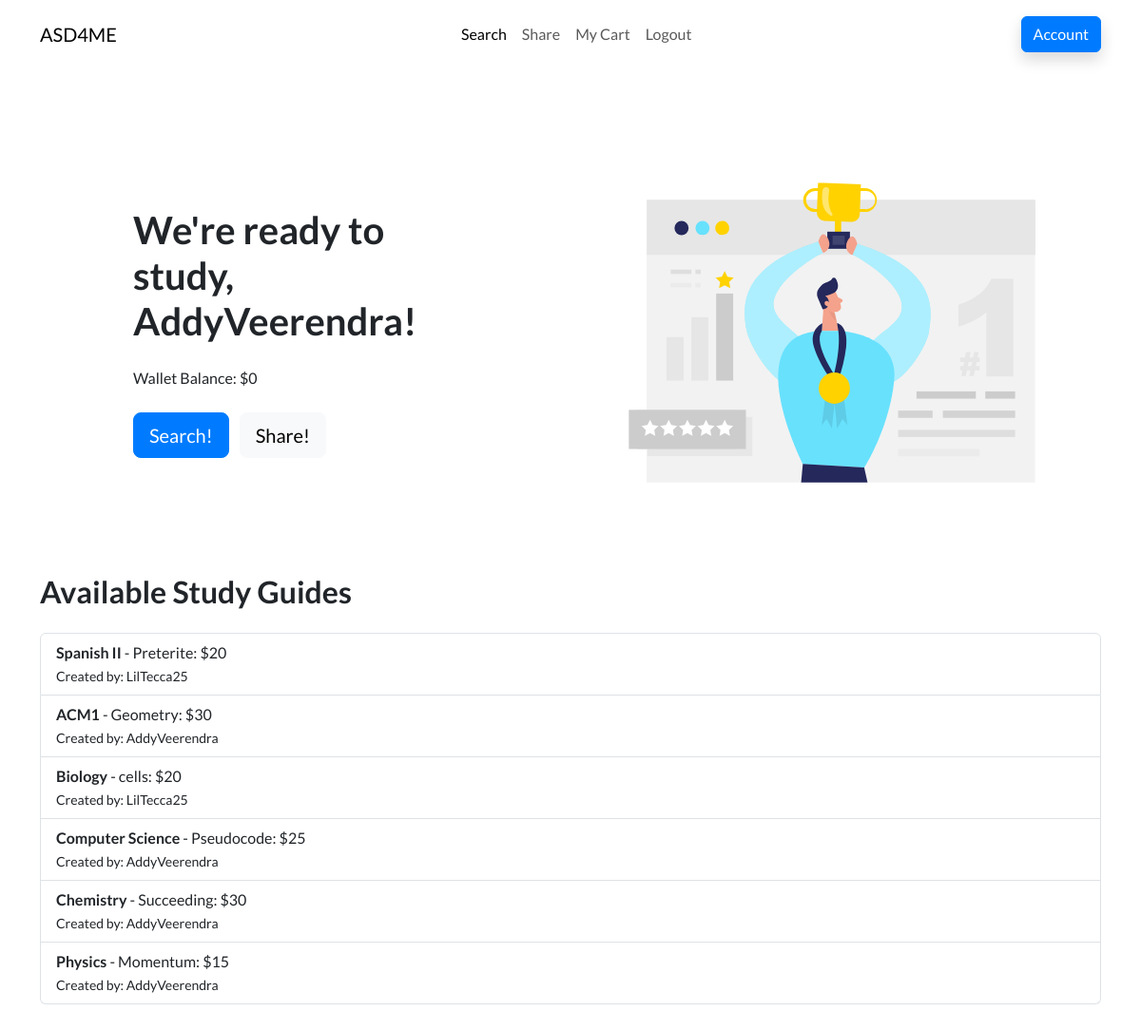
Page /market/ (signed in) on the earlier database version.
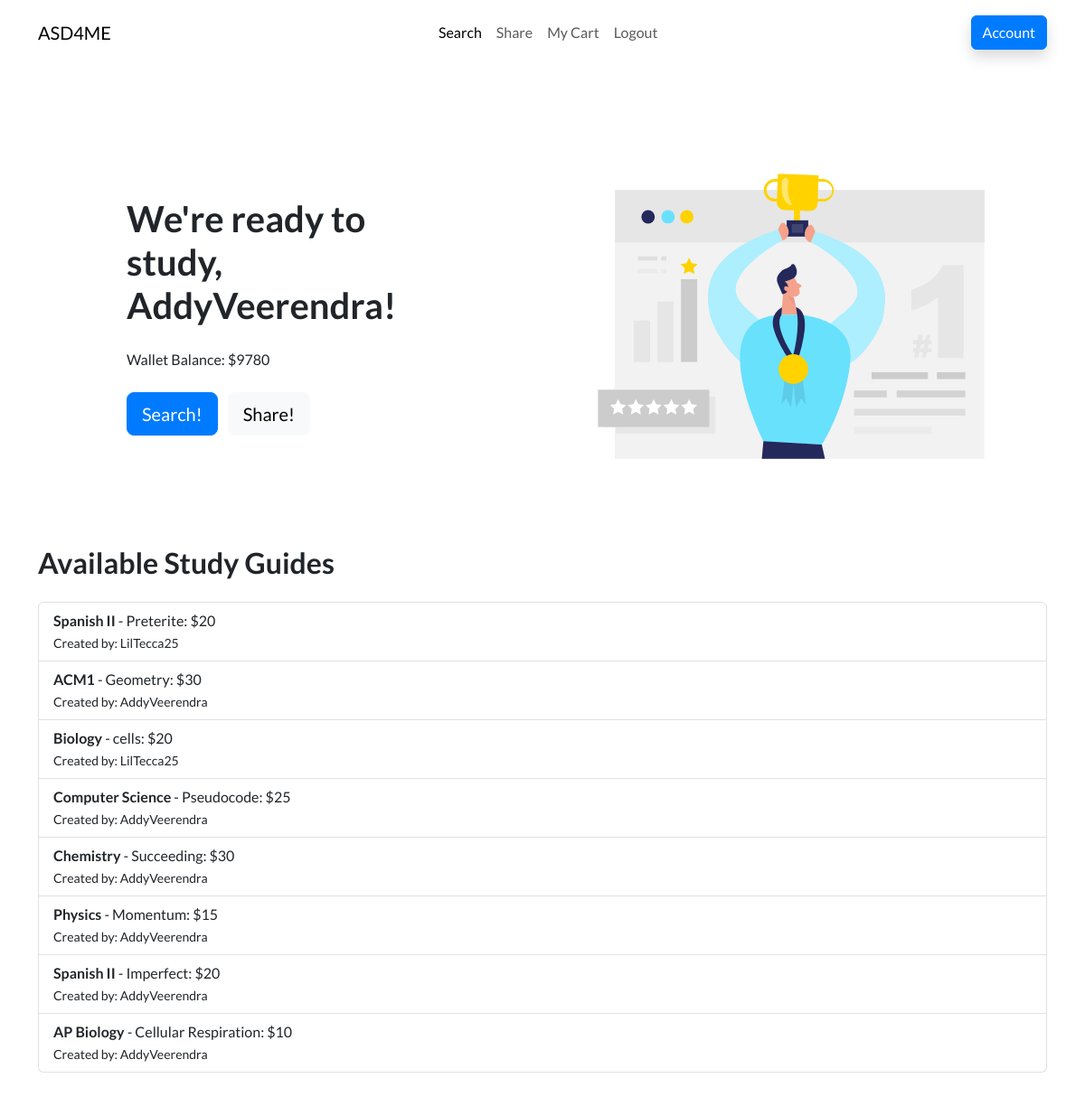
Same page on the later database version.
### models.py (models this page shows)
class User(db.Model, UserMixin):
    id = db.Column(db.Integer, primary_key=True)
    username = db.Column(db.String(20), nullable=False, unique=True)
    password = db.Column(db.String(80), nullable=False)
    wallet = db.Column(db.Integer, nullable=False, default=0)
    is_admin = db.Column(db.Boolean, default=False, nullable=False)
    cart = db.relationship('Cart', uselist=False, backref='user')

class StudyGuide(db.Model):
    id = db.Column(db.Integer, primary_key=True)
    Class = db.Column(db.String(20), nullable=False)
    UnitTopic = db.Column(db.String(20), nullable=False)
    Price = db.Column(db.Integer, nullable=False)
    Creator = db.Column(db.String(20), nullable=False)
    Link = db.Column(db.String(100), nullable=False)

### Market.py (the view)
@market_bp.route('/')
@login_required
def market_home():
    user = current_user
    items = StudyGuide.query.all()
    return render_template('market.html', user=user, items=items)

### ASD4ME.py (called while the page is built)
@login_manager.user_loader
def load_user(user_id):
    return User.query.get(int(user_id))

### templates/market.html (shortened to what this page needs)
<!DOCTYPE html>
<html data-bs-theme="light" lang="en">
<head>
    <link rel="stylesheet" href="/static/assets/bootstrap/css/bootstrap.min.css">
    <link rel="stylesheet" href="/static/assets/css/styles.min.css">
</head>
<body>
    <nav class="navbar navbar-expand-md fixed-top navbar-shrink py-3 navbar-light" id="mainNav">
        <div class="container">
            <a class="navbar-brand d-flex align-items-center" href="/market"><span>ASD4ME</span></a>
            <div class="collapse navbar-collapse" id="navcol-1">
                <ul class="navbar-nav mx-auto">
                    <li class="nav-item"><a class="nav-link active" href="/market/search">Search</a></li>
                    <li class="nav-item"><a class="nav-link" href="/market/share">Share</a></li>
                    <li class="nav-item"><a class="nav-link" href="/market/account">My Cart</a></li>
                    <li class="nav-item"><a class="nav-link" href="/market/logout">Logout</a></li>
                </ul>
                <a class="btn btn-primary shadow" role="button" href="/market/account">Account</a>
            </div>
        </div>
    </nav>
    <section class="py-5 mt-5">
        <div class="container py-4 py-xl-5">
            <div class="row gy-4 gy-md-0">
                <div class="col-md-6 text-center text-md-start d-flex d-sm-flex d-md-flex justify-content-center align-items-center justify-content-md-start align-items-md-center justify-content-xl-center">
                    <div style="max-width: 350px;">
                        <h1 class="display-6 fw-bold mb-4">We're ready to study, <span class="underline">{{ user.username }}</span>!</h1>
                        <p class="my-4">Wallet Balance: ${{ user.wallet }}</p>
                        <a class="btn btn-primary btn-lg me-2" role="button" href="/market/search">Search!</a>
                        <a class="btn btn-light btn-lg" role="button" href="/market/share">Share!</a>
                    </div>
                </div>
                <div class="col-md-6">
                    <div>
                        <img class="rounded img-fluid w-100 fit-cover" style="min-height: 300px;" src="/static/assets/img/illustrations/ranking.svg" alt="Man holding trophy">
                    </div>
                </div>
            </div>
            <div class="row mt-5">
                <div class="col-12">
                    <h2 class="fw-bold mb-4">Available Study Guides</h2>
                    <ul class="list-group">
                        {% for item in items %}
                            <li class="list-group-item">
                                <strong>{{ item.Class }}</strong> - {{ item.UnitTopic }}: ${{ item.Price }}<br>
                                <small>Created by: {{ item.Creator }}</small>
                            </li>
                        {% endfor %}
                    </ul>
                </div>
            </div>
        </div>
    </section>
</body>
</html>

Differences in the rows shown:
changed User "AddyVeerendra": wallet "0" → "9780"
added StudyGuide: Class "Spanish II", UnitTopic "Imperfect", Price "20", Creator "AddyVeerendra"
added StudyGuide: Class "AP Biology", UnitTopic "Cellular Respiration", Price "10", Creator "AddyVeerendra"
